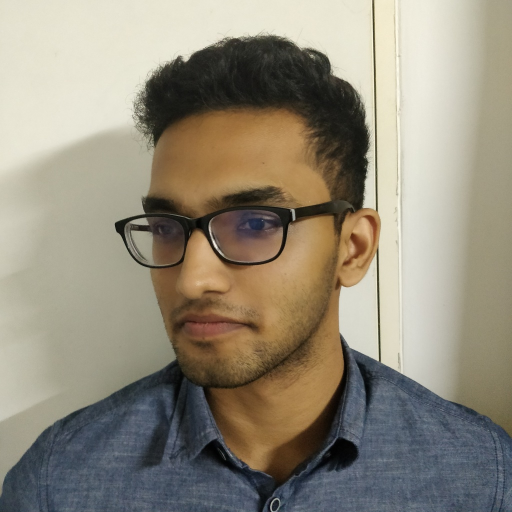
#> input picture AVR_data/Aadhithya/Aadhit_CI_04.jpg, 1024 x 1024 px (shown at 1/2 size); its folder holds only this picture in this run
$ jupyter execute --allow-errors lda.ipynb
#> lines starting #> are read from the running program, lines starting #| are printed output that depends on the picture
[cell 1]
from matplotlib import pyplot as plt
from numpy import linalg as LA
import random
import numpy as np
import pandas as pd
import os
import cv2
from sklearn.discriminant_analysis import LinearDiscriminantAnalysis as LDA

[cell 2]
def train_split(l,train_percent):
    random.seed(2019)
    random.shuffle(l)
    cut = int(len(l)*train_percent)
    return l[:cut],l[cut:]

[cell 3]
data_path ="../AVR_data/"
folder_path = os.listdir(data_path)
folder_path = [data_path+x for x in folder_path]
train_image_names = []
test_image_names = []
count = 0
train_labels = np.array([])
test_labels = np.array([])
for path in folder_path:
    image_names = os.listdir(path)
    image_names = [path +"/"+x for x in image_names ]
    tra,tes = train_split(image_names,0.8)
    train_image_names=train_image_names + tra
    test_image_names=test_image_names +tes
    for i in tra:
        train_labels = np.append(train_labels, count)
    for i in tes:
        test_labels = np.append(test_labels, count)
    count= count+1
#> pass 2 of the loop `for path in folder_path:`:

[cell 4]
train_paths,test_paths  = train_image_names , test_image_names
image_paths = train_paths

[cell 5]
face_cascade = cv2.CascadeClassifier('../haarcascade_frontalface_default.xml')
eye_cascade = cv2.CascadeClassifier('../haarcascade_eye_tree_eyeglasses.xml')

[cell 6]
all_images = []
for i in image_paths:
    img = cv2.imread(i)
    img = cv2.cvtColor(img, cv2.COLOR_BGR2RGB)
    gray = cv2.cvtColor(img, cv2.COLOR_RGB2GRAY)
    print(img.shape)
#     img = cv2.resize(img,(256,256),interpolation = cv2.INTER_CUBIC)
#     all_images.append(img.reshape((256*256)))

#> (a cell that did not finish here is left out)

#> (a cell that did not finish here is left out)

[cell 9]
train_images = []
count = 0
for i in image_paths:
    print(i)
    img = cv2.imread(i)
    img = cv2.cvtColor(img, cv2.COLOR_BGR2RGB)
    gray = cv2.cvtColor(img, cv2.COLOR_RGB2GRAY)
    faces = face_cascade.detectMultiScale(gray, 1.3, 2)
    if(len(faces)!=1):
        gray = cv2.resize(gray,(256,256),interpolation = cv2.INTER_CUBIC)
        final_image = gray.reshape((256*256))
        train_images.append(final_image)
        cv2.imwrite("face-" + str(int(train_labels[count]))+str(count)+".jpg", gray)
    else:
        print(len(faces))
        for (x,y,w,h) in faces:
            roi_gray = gray[y:y+h, x:x+w]
            roi_color = img[y:y+h, x:x+w]
        image=roi_gray
#     print(image.shape)
# create a mask image of the same shape as input image, filled with 0s (black color)
        mask = np.zeros_like(image)
        rows, cols = mask.shape
        mask=cv2.ellipse(mask,(int(rows/2), int(cols/2)), (250,300), angle=0, startAngle=0, endAngle=360, color=(255,255,255), thickness=-1)
        result = np.bitwise_and(image,mask)
#     print(result.shape)
        result = cv2.resize(result,(256,256),interpolation = cv2.INTER_CUBIC)
        gray = cv2.resize(gray,(256,256),interpolation = cv2.INTER_CUBIC)
        train_images.append(gray.reshape((256*256)))
        cv2.imwrite("face-" + str(int(train_labels[count]))+str(count)+".jpg", result)
    count=count+1
    #print("face-" + str(int(train_labels[count]))+str(count)+".jpg")

################################
test_images = []
count = 0
for i in test_paths:
    print(i)
    img = cv2.imread(i)
#> img is the input picture: shape (1024, 1024, 3); mean B, G, R 122.7, 138.7, 145.9
    img = cv2.cvtColor(img, cv2.COLOR_BGR2RGB)
#     img = cv2.resize(img,(256,256),interpolation = cv2.INTER_CUBIC)
    gray = cv2.cvtColor(img, cv2.COLOR_RGB2GRAY)
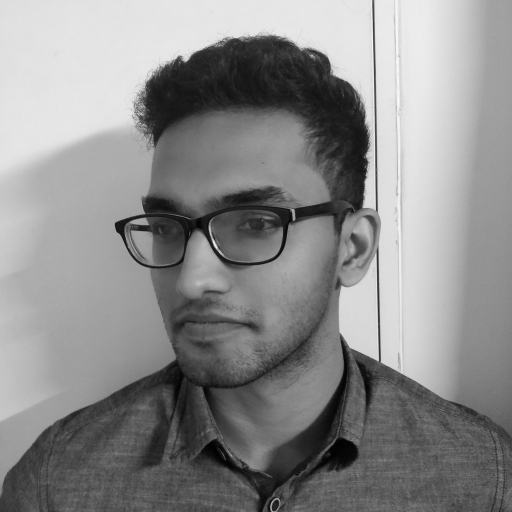
#> gray: shape (1024, 1024) (shown at 1/2 size); min 0, max 253, mean 139.1
    faces = face_cascade.detectMultiScale(gray, 1.3, 2)
#> faces = [[251, 799, 73, 73], [128, 206, 664, 664]]
    if(len(faces)==0):
        gray = cv2.resize(gray,(256,256),interpolation = cv2.INTER_CUBIC)
        final_image = gray.reshape((256*256))
        test_images.append(final_image)

        cv2.imwrite("face-t" + str(int(train_labels[count]))+str(count)+".jpg", gray)
    else:
        print(len(faces))
#| 2
        for (x,y,w,h) in faces:
            roi_gray = gray[y:y+h, x:x+w]
            roi_color = img[y:y+h, x:x+w]
#> this loop made 2 passes
#> pass 1, `roi_gray = gray[y:y+h, x:x+w]`:
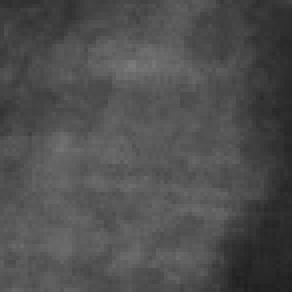
#> roi_gray: shape (73, 73) (shown 4 times larger); min 31, max 123, mean 78.6
#> pass 2, `roi_gray = gray[y:y+h, x:x+w]`:
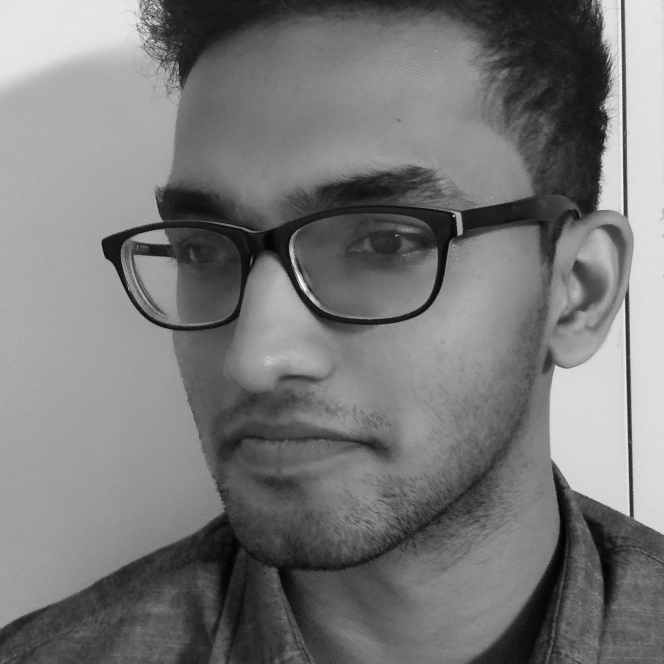
#> roi_gray: shape (664, 664); min 1, max 250, mean 120.1
#> pass 2, `roi_color = img[y:y+h, x:x+w]`:
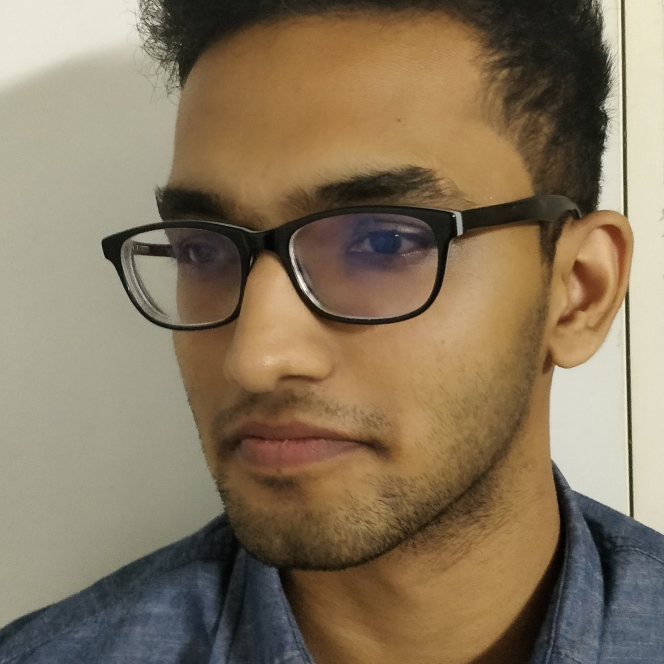
#> roi_color: shape (664, 664, 3); mean R, G, B 134.6, 118, 93.4
        image=roi_gray
# create a mask image of the same shape as input image, filled with 0s (black color)
        mask = np.zeros_like(image)
        rows, cols = mask.shape
#> rows = 664; cols = 664
        mask=cv2.ellipse(mask,(int(rows/2), int(cols/2)), (250,300), angle=0, startAngle=0, endAngle=360, color=(255,255,255), thickness=-1)
        result = np.bitwise_and(image,mask)
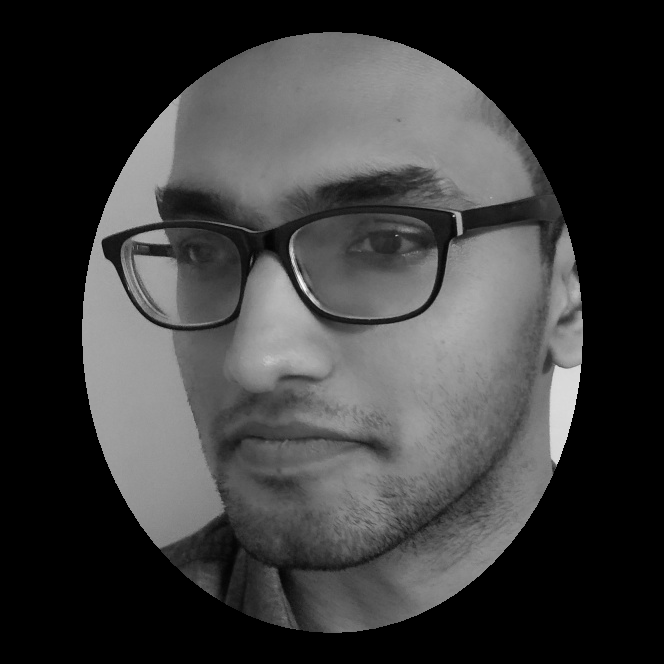
#> result: shape (664, 664); min 0, max 250, mean 59.4
        result = cv2.resize(result,(256,256),interpolation = cv2.INTER_CUBIC)
#> result: shape (256, 256)
        gray = cv2.resize(gray,(256,256),interpolation = cv2.INTER_CUBIC)
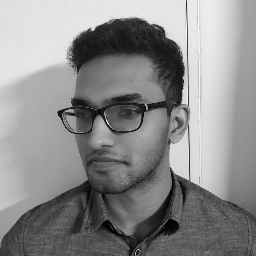
#> gray: shape (256, 256); min 1, max 255, mean 139.1
        test_images.append(gray.reshape((256*256)))
        cv2.imwrite("face-t" + str(int(test_labels[count]))+str(count)+".jpg", result)
    count=count+1
#> pass 2 of the loop `for i in test_paths:`:
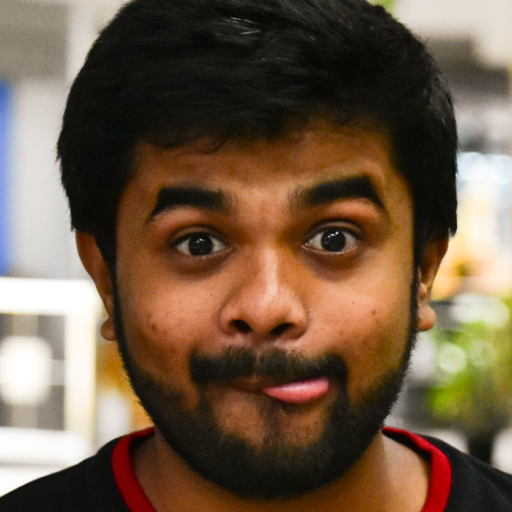
#> input picture AVR_data/Abhijith/Abhijith_CI_04.jpg, 1024 x 1024 px (shown at 1/2 size)
#> img is the input picture: shape (1024, 1024, 3); mean B, G, R 69.7, 90.1, 111.9
#> `faces = face_cascade.detectMultiScale(gray, 1.3, 2)`: faces = [[134, 179, 771, 771]]
#| 1
#> the loop `for (x,y,w,h) in faces:` made 1 pass
#> `result = np.bitwise_and(image,mask)`:
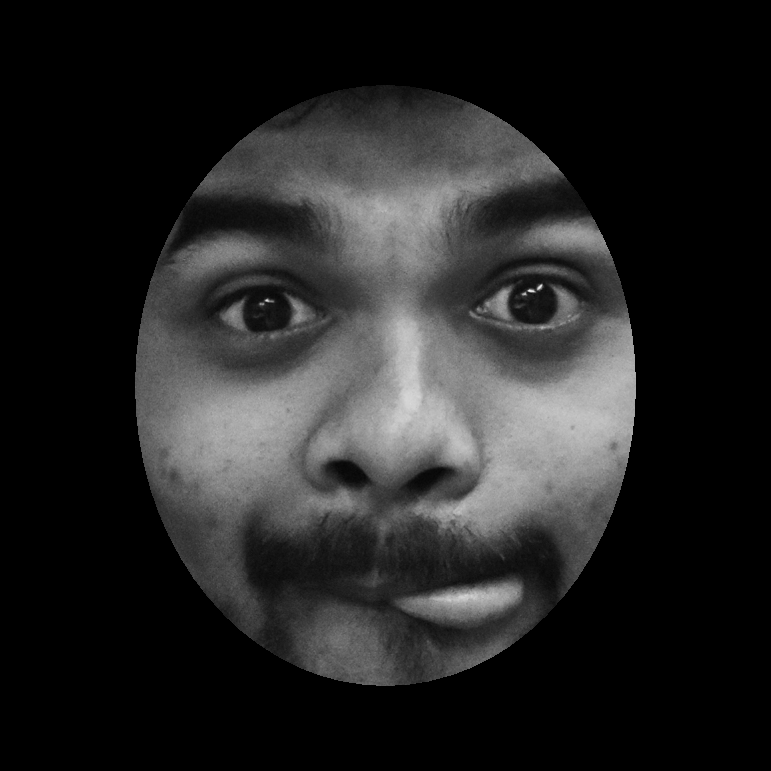
#> result: shape (771, 771); min 0, max 241, mean 35.9
#> `gray = cv2.resize(gray,(256,256),interpolation = cv2.INTER_CUBIC)`:
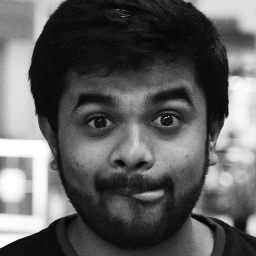
#> gray: shape (256, 256); min 4, max 255, mean 94.3
    #print("face-" + str(int(test_labels[count]))+str(count)+".jpg")

[cell 10]
# [5 lines of commented-out code are left out]

#> (a cell that did not finish here is left out)

[cell 12]
faces = face_cascade.detectMultiScale(gray, 1.3, 2)
#> faces = [[37, 49, 185, 185]]
for (x,y,w,h) in faces:
    roi_gray = gray[y:y+h, x:x+w]
#> this loop made 1 pass
#> pass 1, `roi_gray = gray[y:y+h, x:x+w]`:
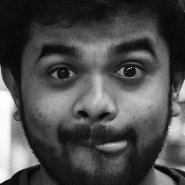
#> roi_gray: shape (185, 185); min 4, max 255, mean 76.5
plt.imshow(img,cmap='gray')
image=roi_color
# create a mask image of the same shape as input image, filled with 0s (black color)
mask = np.zeros_like(image)
rows, cols,_ = mask.shape
mask=cv2.ellipse(mask,(int(rows/2), int(cols/2)), (250,300), angle=0, startAngle=0, endAngle=360, color=(255,255,255), thickness=-1)
result = np.bitwise_and(image,mask)
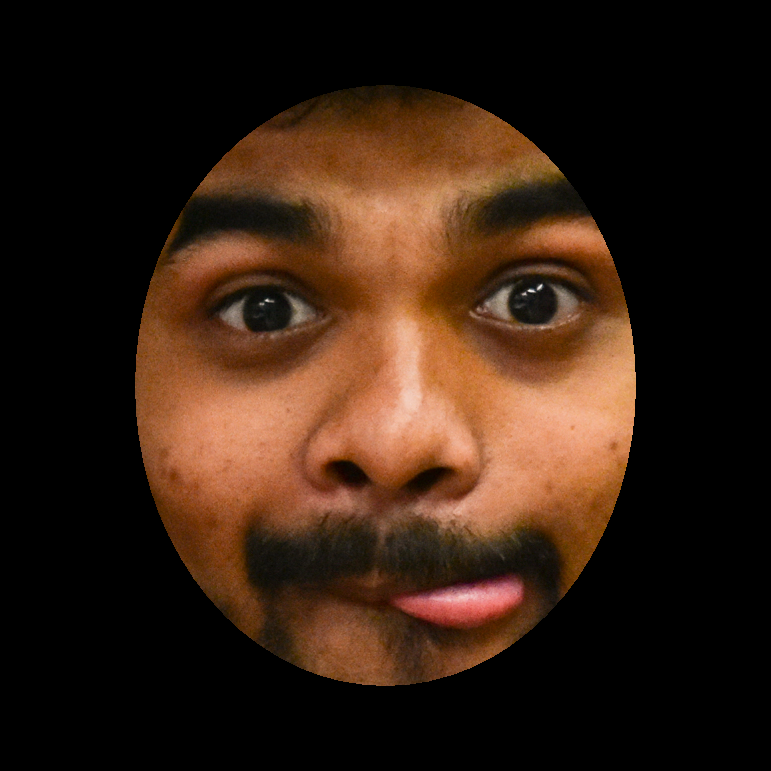
#> result: shape (771, 771, 3); mean R, G, B 51.7, 31.2, 18.1
plt.subplot(111),plt.imshow(result,'gray')
